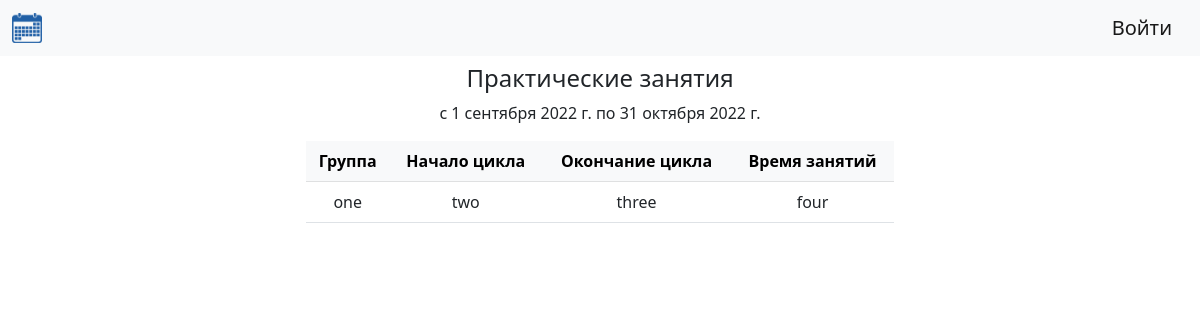
/person/query/result/, run on an earlier commit of the app's database.
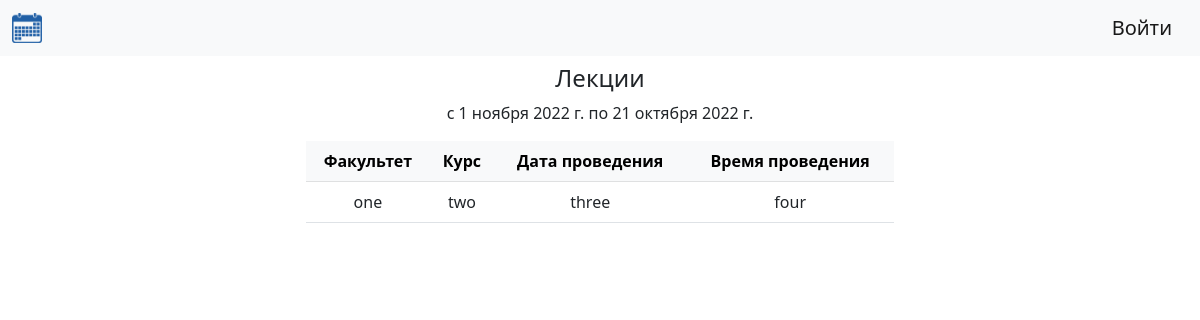
And on a later commit of the database.
### classes/models.py (models this page shows, shortened)
class Queries(models.Model):
    LECTURE = 'L'
    PRACTICE = 'P'
    CATEGORY_CHOICES = [
        (LECTURE, 'лекция'),
        (PRACTICE, ' практическое'),
    ]
    category = models.CharField(
        max_length=1,
        choices=CATEGORY_CHOICES,
        default=PRACTICE,
        verbose_name='Категория занятия',
    )
    first_day = models.DateField(
        verbose_name='Первый день',
    )
    last_day = models.DateField(
        verbose_name='Последний день'
    )
    class Meta:
        verbose_name = 'Запрос'
        verbose_name_plural = 'Запросы'
        ordering = ['category', 'first_day', 'last_day']

### classes/views.py (the view)
# urls.py: path('person/query/result/', get_result, name='result'),
def get_result(request):
    query = Queries.objects.order_by('pk').last()
    context = {
        'title': 'Результат запроса',
        'query': query
    }
    return render(request, 'classes/result.html', context=context)

### classes/templates/classes/result.html (shortened to what this page needs)
{% extends 'classes/base.html' %}
{% block content %}
{% if query.category == 'P' %}
<h4>Практические занятия</h4>
{% elif query.category == 'L' %}
<h4>Лекции</h4>
{% endif %}
<p>с {{ query.first_day }} по {{ query.last_day }}</p>
<table class="table table striped">
    <thead>
        <tr class="table-light">
        {% if query.category == 'P' %}
            <th scope="col">Группа</th>
            <th scope="col">Начало цикла</th>
            <th scope="col">Окончание цикла</th>
            <th scope="col">Время занятий</th>
        {% elif query.category == 'L' %}
            <th>Факультет</th>
            <th>Курс</th>
            <th>Дата проведения</th>
            <th>Время проведения</th>
        {% endif %}
        </tr>
    </thead>
    <tbody>
        <tr>
            <td>one</td>
            <td>two</td>
            <td>three</td>
            <td>four</td>
        </tr>
    </tbody>
</table>
{% endblock %}

What changed in the data, as far as the page shows it:
no longer on this page (row unchanged): Queries: first_day "1 сентября 2022 г.", last_day "31 октября 2022 г."
added Queries: first_day "1 ноября 2022 г.", last_day "21 октября 2022 г."
Also different on the page:
text no longer shown: "Практические занятия Группа Начало цикла Окончание цикла Время занятий"
text now shown: "Лекции Факультет Курс Дата проведения Время проведения"
